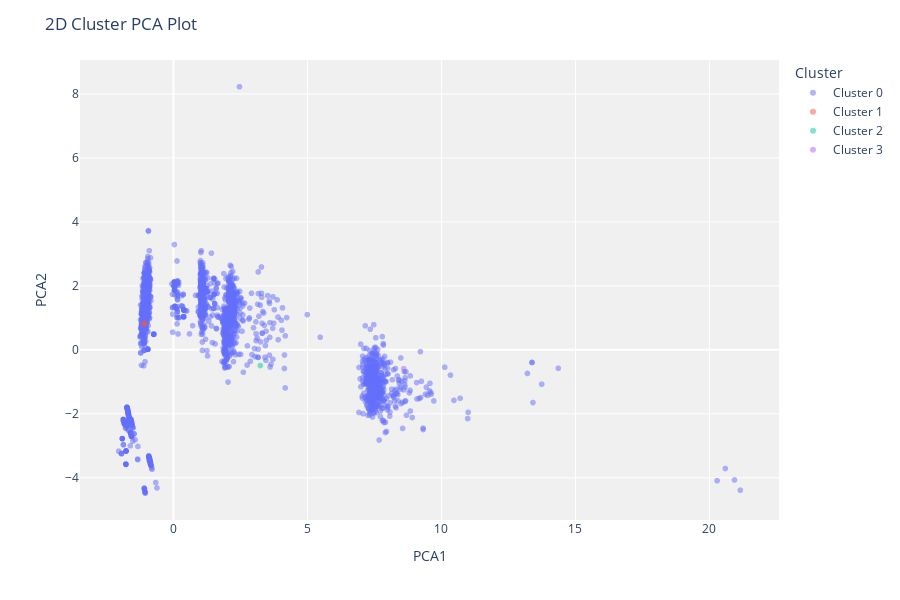

The notebook cell saved with this chart:
### Code cell
import pandas as pd
from pycaret.clustering import setup, create_model, evaluate_model, assign_model, save_model, plot_model

sample_data = df.sample(frac=0.1, random_state=42)  # random_state for reproducibility

# Initialize the PyCaret clustering environment
clustering_setup = setup(data=sample_data, session_id=123, normalize=True, verbose=False, memory=None)

# Create a specific clustering model, e.g., KMeans
kmeans_model = create_model('kmeans')

# Evaluate the model
evaluate_model(kmeans_model)

# Assign clusters to the data
clustered_data = assign_model(kmeans_model)

# Display the first few rows of the clustered data
print(clustered_data.head())

# Save the model
save_model(kmeans_model, 'clustering_model')

# Optional: Plot clusters
plot_model(kmeans_model, plot='cluster')

### Figure 1 — Plotly figure (JSON) as saved in the notebook; plotly's stock layout.template omitted (floating-point values rounded to 4 significant figures; data arrays with more than 128 entries replaced by an {"elided": "..."} marker saying what was removed)
{"data": [{"customdata": {"elided": "6102x1 str values"}, "hovertemplate": "Cluster=Cluster 0<br>PCA1=%{x}<br>PCA2=%{y}<br>Feature=%{customdata[0]}<extra></extra>", "legendgroup": "Cluster 0", "marker": {"color": "#636efa", "opacity": 0.5, "symbol": "circle"}, "mode": "markers", "name": "Cluster 0", "showlegend": true, "textposition": "top center", "type": "scattergl", "x": {"elided": "6102 float values"}, "xaxis": "x", "y": {"elided": "6102 float values"}, "yaxis": "y"}, {"customdata": [[null], [null]], "hovertemplate": "Cluster=Cluster 1<br>PCA1=%{x}<br>PCA2=%{y}<br>Feature=%{customdata[0]}<extra></extra>", "legendgroup": "Cluster 1", "marker": {"color": "#EF553B", "opacity": 0.5, "symbol": "circle"}, "mode": "markers", "name": "Cluster 1", "showlegend": true, "textposition": "top center", "type": "scattergl", "x": [-1.09, -1.09], "xaxis": "x", "y": [0.8202, 0.8202], "yaxis": "y"}, {"customdata": [[null]], "hovertemplate": "Cluster=Cluster 2<br>PCA1=%{x}<br>PCA2=%{y}<br>Feature=%{customdata[0]}<extra></extra>", "legendgroup": "Cluster 2", "marker": {"color": "#00cc96", "opacity": 0.5, "symbol": "circle"}, "mode": "markers", "name": "Cluster 2", "showlegend": true, "textposition": "top center", "type": "scattergl", "x": [3.243], "xaxis": "x", "y": [-0.4923], "yaxis": "y"}, {"customdata": [[null]], "hovertemplate": "Cluster=Cluster 3<br>PCA1=%{x}<br>PCA2=%{y}<br>Feature=%{customdata[0]}<extra></extra>", "legendgroup": "Cluster 3", "marker": {"color": "#ab63fa", "opacity": 0.5, "symbol": "circle"}, "mode": "markers", "name": "Cluster 3", "showlegend": true, "textposition": "top center", "type": "scattergl", "x": [8.593], "xaxis": "x", "y": [-0.588], "yaxis": "y"}], "layout": {"height": 600, "legend": {"title": {"text": "Cluster"}, "tracegroupgap": 0}, "margin": {"t": 60}, "plot_bgcolor": "rgb(240,240,240)", "title": {"text": "2D Cluster PCA Plot"}, "xaxis": {"anchor": "y", "domain": [0, 1], "title": {"text": "PCA1"}}, "yaxis": {"anchor": "x", "domain": [0, 1], "title": {"text": "PCA2"}}}}
